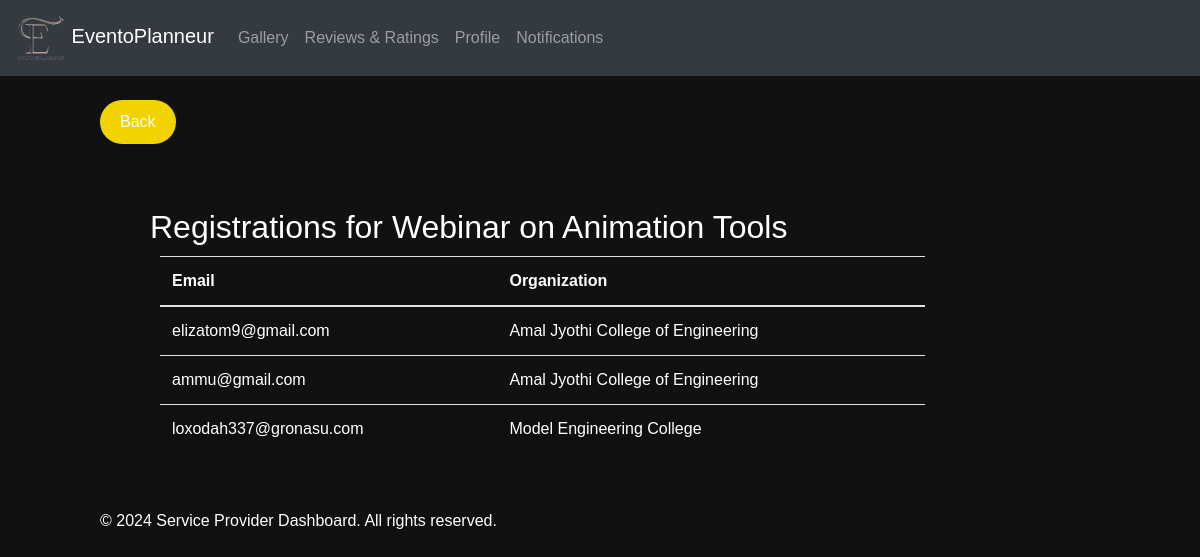
The page /display_registrations/80/ on the database as committed earlier.
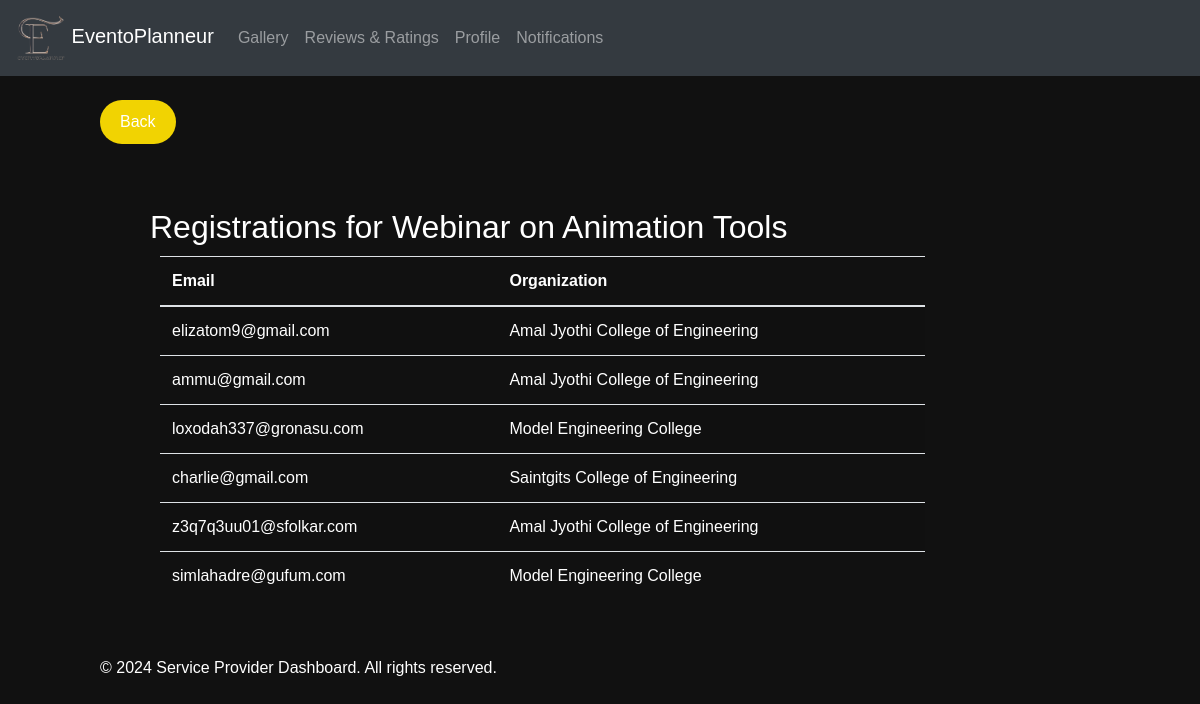
The same page on the database as committed later.
### eventapp/models.py (models this page shows, shortened)
class WebinarRegistration(models.Model):
    certificate_status=models.IntegerField(default=0,null=True,blank=True)
    user = models.ForeignKey(Attendee, on_delete=models.CASCADE)
    webinar = models.ForeignKey(Webinar, on_delete=models.CASCADE)

class Attendee(models.Model):
    name = models.CharField(max_length=255)
    email = models.EmailField()
    organization= models.CharField(max_length=255,blank=True, null=True)
    phone_number = models.CharField(max_length=20)
    location = models.CharField(max_length=255)
    interests = models.TextField(blank=True, null=True)
    org_user=models.ForeignKey(CustomUser, on_delete=models.CASCADE,null=True,blank=True)

### eventapp/views.py (the view)
# urls.py: path('display_registrations/<int:webinar_id>/', views.display_registrations, name='display_registrations'),
def display_registrations(request, webinar_id):
    webinar = Webinar.objects.get(pk=webinar_id)
    registrations = webinar.get_registrations()
    return render(request, 'registration_list.html', {'webinar': webinar, 'registrations': registrations})

### eventapp/models.py (called while the page is built)
    def get_registrations(self):
        return WebinarRegistration.objects.filter(webinar=self)

### templates/registration_list.html (shortened to what this page needs)
{% load static %}
<!DOCTYPE html>
<html lang="en">
<head>
  <link rel="stylesheet" href="https://maxcdn.bootstrapcdn.com/bootstrap/4.5.2/css/bootstrap.min.css">
  <link rel="stylesheet"type="text/css" href="{% static 'css/webinar.css' %}">
</head>
<body>
  <nav class="navbar navbar-expand-md bg-dark navbar-dark">
    <div class="containers">
      <a class="navbar-brand" href="{% url 'eventapp:orghome' %}">
        <img src="{% static 'images/Eventoplanneur.png' %}" alt="Logo" width="50"> EventoPlanneur
      </a>
      <div class="collapse navbar-collapse" id="navbarCollapse">
        <ul class="navbar-nav ml-auto">
          <li class="nav-item"><a class="nav-link" href="#gallery">Gallery</a></li>
          <li class="nav-item"><a class="nav-link" href="#reviews">Reviews & Ratings</a></li>
          <li class="nav-item"><a class="nav-link" href="{% url 'eventapp:org_profile' %}">Profile</a></li>
          <li class="nav-item"><a class="nav-link" href="#notifications">Notifications</a></li>
        </ul>
      </div>
    </div>
  </nav>
  <div style="margin-left:100px;margin-right:225px" ><br>
    <a class="btn2" onclick="goBack()" style="background-color: #F1D302; /* Yellow */
    border: none;
    color: white;
    padding: 10px 20px;
    text-align: center;
    text-decoration: none;
    display: inline-block;
    font-size: 16px;
    cursor: pointer;
    border-radius: 40px;">
    Back
</a>
<br><br>
    <div class="reg">
    {% block content %}
    <h2>Registrations for {{ webinar.title }}</h2>
    <div class="container">
      <table class="table table-striped">
        <thead>
          <tr>
            <th>Email</th>
            <th>Organization</th>
          </tr>
        </thead>
        <tbody>
          {% for registration in registrations %}
          <tr>
            <td>{{ registration.user.email }}</td>
            <td>{{ registration.user.organization }}</td>
          </tr>
          {% endfor %}
        </tbody>
      </table>
    </div>
  {% endblock %}
    </div>
    <footer>
        <p>&copy; 2024 Service Provider Dashboard. All rights reserved.</p>
    </footer>
</body>
</html>

Rows that differ between the two databases and show on the page:
added WebinarRegistration: user.email "charlie@gmail.com", user.organization "Saintgits College of Engineering"
added WebinarRegistration: user.email "z3q7q3uu01@sfolkar.com", user.organization "Amal Jyothi College of Engineering"
added WebinarRegistration: user.email "simlahadre@gufum.com", user.organization "Model Engineering College"
